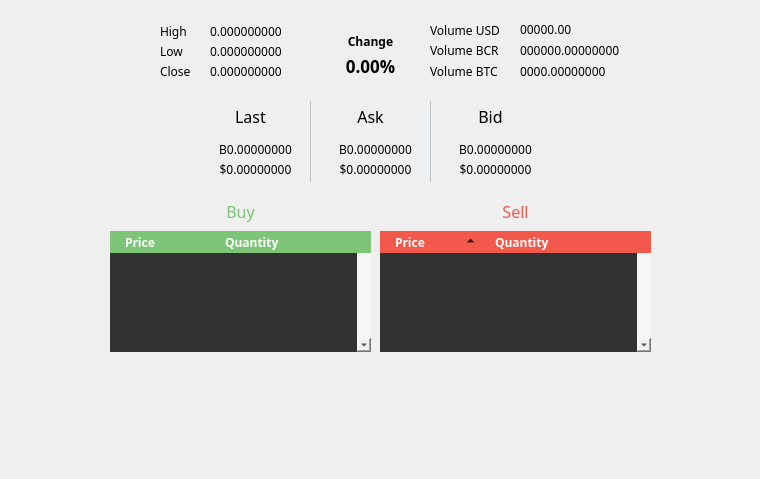
       <widget class="QWidget" name="qWidgetBittrexMarketData">
        <property name="styleSheet">
         <string notr="true">border:none;</string>
        </property>
        <attribute name="icon">
         <iconset resource="../bitcredit.qrc">
          <normaloff>:/icons/export</normaloff>:/icons/export</iconset>
        </attribute>
        <attribute name="title">
         <string>Data</string>
        </attribute>
        <widget class="QWidget" name="qWidgetBittrexMain" native="true">
         <property name="geometry">
          <rect>
           <x>30</x>
           <y>-79</y>
           <width>721</width>
           <height>470</height>
          </rect>
         </property>
         <property name="font">
          <font>
           <family>Myriad Pro</family>
           <pointsize>-1</pointsize>
          </font>
         </property>
         <property name="styleSheet">
          <string notr="true">Font-family:Myriad Pro;font-size:12px;</string>
         </property>
         <widget class="QWidget" name="qWidgetBittrexAsk" native="true">
          <property name="geometry">
           <rect>
            <x>290</x>
            <y>180</y>
            <width>111</width>
            <height>81</height>
           </rect>
          </property>
          <property name="styleSheet">
           <string notr="true">border-right:1px solid #bdc3c7;</string>
          </property>
          <widget class="QLabel" name="lblBittrexAskHeader">
           <property name="geometry">
            <rect>
             <x>0</x>
             <y>0</y>
             <width>101</width>
             <height>31</height>
            </rect>
           </property>
           <property name="styleSheet">
            <string notr="true">border:none;</string>
           </property>
           <property name="text">
            <string>&lt;html&gt;&lt;head/&gt;&lt;body&gt;&lt;p align=&quot;center&quot;&gt;&lt;span style=&quot; font-size:12pt;&quot;&gt;Ask&lt;/span&gt;&lt;/p&gt;&lt;/body&gt;&lt;/html&gt;</string>
           </property>
          </widget>
          <widget class="QLabel" name="lblBittrexAskBtc">
           <property name="geometry">
            <rect>
             <x>10</x>
             <y>40</y>
             <width>91</width>
             <height>16</height>
            </rect>
           </property>
           <property name="styleSheet">
            <string notr="true">border:none;</string>
           </property>
           <property name="text">
            <string>B0.00000000</string>
           </property>
           <property name="alignment">
            <set>Qt::AlignCenter</set>
           </property>
          </widget>
          <widget class="QLabel" name="lblBittrexAskUsd">
           <property name="geometry">
            <rect>
             <x>10</x>
             <y>60</y>
             <width>91</width>
             <height>16</height>
            </rect>
           </property>
           <property name="styleSheet">
            <string notr="true">border:none;</string>
           </property>
           <property name="text">
            <string>$0.00000000</string>
           </property>
           <property name="alignment">
            <set>Qt::AlignCenter</set>
           </property>
          </widget>
         </widget>
         <widget class="QWidget" name="qWidgetBittrexBid" native="true">
          <property name="geometry">
           <rect>
            <x>410</x>
            <y>180</y>
            <width>111</width>
            <height>81</height>
           </rect>
          </property>
          <widget class="QLabel" name="lblBittrexBidHeader">
           <property name="geometry">
            <rect>
             <x>0</x>
             <y>0</y>
             <width>101</width>
             <height>31</height>
            </rect>
           </property>
           <property name="styleSheet">
            <string notr="true">border:none;</string>
           </property>
           <property name="text">
            <string>&lt;html&gt;&lt;head/&gt;&lt;body&gt;&lt;p align=&quot;center&quot;&gt;&lt;span style=&quot; font-size:12pt;&quot;&gt;Bid&lt;/span&gt;&lt;/p&gt;&lt;/body&gt;&lt;/html&gt;</string>
           </property>
          </widget>
          <widget class="QLabel" name="lblBittrexBidBtc">
           <property name="geometry">
            <rect>
             <x>10</x>
             <y>40</y>
             <width>91</width>
             <height>16</height>
            </rect>
           </property>
           <property name="text">
            <string>B0.00000000</string>
           </property>
           <property name="alignment">
            <set>Qt::AlignCenter</set>
           </property>
          </widget>
          <widget class="QLabel" name="lblBittrexBidUsd">
           <property name="geometry">
            <rect>
             <x>10</x>
             <y>60</y>
             <width>91</width>
             <height>16</height>
            </rect>
           </property>
           <property name="text">
            <string>$0.00000000</string>
           </property>
           <property name="alignment">
            <set>Qt::AlignCenter</set>
           </property>
          </widget>
         </widget>
         <widget class="QWidget" name="qWidgetBittrexLast" native="true">
          <property name="geometry">
           <rect>
            <x>170</x>
            <y>180</y>
            <width>111</width>
            <height>81</height>
           </rect>
          </property>
          <property name="styleSheet">
           <string notr="true">border-right:1px solid #bdc3c7;</string>
          </property>
          <widget class="QLabel" name="lblBittrexLastHeader">
           <property name="geometry">
            <rect>
             <x>0</x>
             <y>0</y>
             <width>101</width>
             <height>31</height>
            </rect>
           </property>
           <property name="styleSheet">
            <string notr="true">border:none;</string>
           </property>
           <property name="text">
            <string>&lt;html&gt;&lt;head/&gt;&lt;body&gt;&lt;p align=&quot;center&quot;&gt;&lt;span style=&quot; font-size:12pt;&quot;&gt;Last&lt;/span&gt;&lt;/p&gt;&lt;/body&gt;&lt;/html&gt;</string>
           </property>
          </widget>
          <widget class="QLabel" name="lblBittrexLastBtc">
           <property name="geometry">
            <rect>
             <x>10</x>
             <y>40</y>
             <width>91</width>
             <height>16</height>
            </rect>
           </property>
           <property name="styleSheet">
            <string notr="true">border:none;</string>
           </property>
           <property name="text">
            <string>B0.00000000</string>
           </property>
           <property name="alignment">
            <set>Qt::AlignCenter</set>
           </property>
          </widget>
          <widget class="QLabel" name="lblBittrexLastUsd">
           <property name="geometry">
            <rect>
             <x>10</x>
             <y>60</y>
             <width>91</width>
             <height>16</height>
            </rect>
           </property>
           <property name="styleSheet">
            <string notr="true">border:none;</string>
           </property>
           <property name="text">
            <string>$0.00000000</string>
           </property>
           <property name="alignment">
            <set>Qt::AlignCenter</set>
           </property>
          </widget>
         </widget>
         <widget class="QLabel" name="lblBittrexChangePerc">
          <property name="geometry">
           <rect>
            <x>280</x>
            <y>130</y>
            <width>121</width>
            <height>31</height>
           </rect>
          </property>
          <property name="styleSheet">
           <string notr="true">font-weight:600;font-size:17px;</string>
          </property>
          <property name="text">
           <string>&lt;html&gt;&lt;head/&gt;&lt;body&gt;&lt;p&gt;0.00%&lt;/p&gt;&lt;/body&gt;&lt;/html&gt;</string>
          </property>
          <property name="alignment">
           <set>Qt::AlignCenter</set>
          </property>
         </widget>
         <widget class="QLabel" name="lblBittrexSellHeader">
          <property name="geometry">
           <rect>
            <x>350</x>
            <y>270</y>
            <width>271</width>
            <height>41</height>
           </rect>
          </property>
          <property name="font">
           <font>
            <family>Myriad Pro</family>
            <pointsize>-1</pointsize>
           </font>
          </property>
          <property name="text">
           <string>&lt;html&gt;&lt;head/&gt;&lt;body&gt;&lt;p align=&quot;center&quot;&gt;&lt;span style=&quot; font-size:12pt; font-weight:400; color:#f2594b;&quot;&gt;Sell&lt;/span&gt;&lt;/p&gt;&lt;/body&gt;&lt;/html&gt;</string>
          </property>
         </widget>
         <widget class="QTreeWidget" name="qTreeWidgetBittrexSell">
          <property name="geometry">
           <rect>
            <x>350</x>
            <y>310</y>
            <width>271</width>
            <height>121</height>
           </rect>
          </property>
          <property name="autoFillBackground">
           <bool>true</bool>
          </property>
          <property name="styleSheet">
           <string notr="true"> QScrollBar:vertical
{
      background: QLinearGradient( x1: 0, y1: 0, x2: 1, y2: 0, stop: 0.0 #121212, stop: 0.2 #282828, stop: 1 #484848);
      width: 15px;
      margin: 16px 0 16px 0;
      border: 1px solid #222222;
}

QScrollBar::handle:vertical
{
      background: QLinearGradient( x1: 0, y1: 0, x2: 0, y2: 1, stop: 0 #ffa02f, stop: 0.5 #d7801a, stop: 1 #ffa02f);
      min-height: 20px;
      border-radius: 2px;
}

QScrollBar::add-line:vertical
{
      border: 1px solid #1b1b19;
      border-radius: 2px;
      background: QLinearGradient( x1: 0, y1: 0, x2: 0, y2: 1, stop: 0 #ffa02f, stop: 1 #d7801a);
      height: 14px;
      subcontrol-position: bottom;
      subcontrol-origin: margin;
}

QScrollBar::sub-line:vertical
{
      border: 1px solid #1b1b19;
      border-radius: 2px;
      background: QLinearGradient( x1: 0, y1: 0, x2: 0, y2: 1, stop: 0 #d7801a, stop: 1 #ffa02f);
      height: 14px;
      subcontrol-position: top;
      subcontrol-origin: margin;
}

QScrollBar::up-arrow:vertical, QScrollBar::down-arrow:vertical
{
      border: 1px solid black;
      width: 1px;
      height: 1px;
      background: white;
}


QScrollBar::add-page:vertical, QScrollBar::sub-page:vertical
{
      background: none;
}


QTreeWidget {background:#323232;}
 QHeaderView::section {
     background-color: #f2594b;
     padding-left: 15px;
     border: 0px;
	height:22px;
 }
</string>
          </property>
          <property name="verticalScrollBarPolicy">
           <enum>Qt::ScrollBarAlwaysOn</enum>
          </property>
          <property name="autoScrollMargin">
           <number>8</number>
          </property>
          <property name="indentation">
           <number>10</number>
          </property>
          <property name="sortingEnabled">
           <bool>true</bool>
          </property>
          <property name="animated">
           <bool>true</bool>
          </property>
          <attribute name="headerShowSortIndicator" stdset="0">
           <bool>true</bool>
          </attribute>
          <attribute name="headerStretchLastSection">
           <bool>true</bool>
          </attribute>
          <column>
           <property name="text">
            <string>Price</string>
           </property>
           <property name="font">
            <font>
             <family>Raavi</family>
             <pointsize>9</pointsize>
             <weight>75</weight>
             <italic>false</italic>
             <bold>true</bold>
             <stylestrategy>PreferAntialias</stylestrategy>
             <kerning>true</kerning>
            </font>
           </property>
           <property name="background">
            <color>
             <red>242</red>
             <green>89</green>
             <blue>75</blue>
            </color>
           </property>
           <property name="foreground">
            <brush brushstyle="SolidPattern">
             <color alpha="255">
              <red>255</red>
              <green>255</green>
              <blue>255</blue>
             </color>
            </brush>
           </property>
          </column>
          <column>
           <property name="text">
            <string>Quantity</string>
           </property>
           <property name="font">
            <font>
             <family>Raavi</family>
             <pointsize>9</pointsize>
             <weight>75</weight>
             <italic>false</italic>
             <bold>true</bold>
             <stylestrategy>PreferAntialias</stylestrategy>
             <kerning>true</kerning>
            </font>
           </property>
           <property name="background">
            <color>
             <red>242</red>
             <green>89</green>
             <blue>75</blue>
            </color>
           </property>
           <property name="foreground">
            <brush brushstyle="SolidPattern">
             <color alpha="255">
              <red>255</red>
              <green>255</green>
              <blue>255</blue>
             </color>
            </brush>
           </property>
          </column>
         </widget>
         <widget class="QLabel" name="lblBittrexVolumeScHeader">
          <property name="geometry">
           <rect>
            <x>400</x>
            <y>120</y>
            <width>81</width>
            <height>20</height>
           </rect>
          </property>
          <property name="text">
           <string>&lt;html&gt;&lt;head/&gt;&lt;body&gt;&lt;p&gt;Volume BCR&lt;/p&gt;&lt;/body&gt;&lt;/html&gt;</string>
          </property>
         </widget>
         <widget class="QLabel" name="lblBittrexVolumeSc">
          <property name="geometry">
           <rect>
            <x>490</x>
            <y>119</y>
            <width>141</width>
            <height>21</height>
           </rect>
          </property>
          <property name="text">
           <string>000000.00000000</string>
          </property>
         </widget>
         <widget class="QLabel" name="lblBittrexVolumeBtcHeader">
          <property name="geometry">
           <rect>
            <x>400</x>
            <y>142</y>
            <width>81</width>
            <height>16</height>
           </rect>
          </property>
          <property name="text">
           <string>&lt;html&gt;&lt;head/&gt;&lt;body&gt;&lt;p&gt;Volume BTC&lt;/p&gt;&lt;/body&gt;&lt;/html&gt;</string>
          </property>
         </widget>
         <widget class="QLabel" name="lblBittrexVolumeBtc">
          <property name="geometry">
           <rect>
            <x>490</x>
            <y>140</y>
            <width>141</width>
            <height>21</height>
           </rect>
          </property>
          <property name="text">
           <string>0000.00000000</string>
          </property>
         </widget>
         <widget class="QLabel" name="lblBittrexVolumeUsdHeader">
          <property name="geometry">
           <rect>
            <x>400</x>
            <y>100</y>
            <width>81</width>
            <height>20</height>
           </rect>
          </property>
          <property name="text">
           <string>&lt;html&gt;&lt;head/&gt;&lt;body&gt;&lt;p&gt;Volume USD&lt;/p&gt;&lt;/body&gt;&lt;/html&gt;</string>
          </property>
         </widget>
         <widget class="QLabel" name="lblBittrexHigh">
          <property name="geometry">
           <rect>
            <x>130</x>
            <y>100</y>
            <width>41</width>
            <height>21</height>
           </rect>
          </property>
          <property name="text">
           <string>&lt;html&gt;&lt;head/&gt;&lt;body&gt;&lt;p&gt;High&lt;/p&gt;&lt;/body&gt;&lt;/html&gt;</string>
          </property>
         </widget>
         <widget class="QLabel" name="lblBittrexVolumeUsd">
          <property name="geometry">
           <rect>
            <x>490</x>
            <y>98</y>
            <width>141</width>
            <height>21</height>
           </rect>
          </property>
          <property name="text">
           <string>00000.00</string>
          </property>
         </widget>
         <widget class="QLabel" name="lblBittrexHighBtc">
          <property name="geometry">
           <rect>
            <x>180</x>
            <y>100</y>
            <width>91</width>
            <height>21</height>
           </rect>
          </property>
          <property name="text">
           <string>0.000000000</string>
          </property>
         </widget>
         <widget class="QLabel" name="lblBittrexLow">
          <property name="geometry">
           <rect>
            <x>130</x>
            <y>120</y>
            <width>41</width>
            <height>21</height>
           </rect>
          </property>
          <property name="text">
           <string>&lt;html&gt;&lt;head/&gt;&lt;body&gt;&lt;p&gt;Low&lt;/p&gt;&lt;/body&gt;&lt;/html&gt;</string>
          </property>
         </widget>
         <widget class="QLabel" name="lblBittrexLowBtc">
          <property name="geometry">
           <rect>
            <x>180</x>
            <y>120</y>
            <width>91</width>
            <height>21</height>
           </rect>
          </property>
          <property name="text">
           <string>0.000000000</string>
          </property>
         </widget>
         <widget class="QFrame" name="imgBittrexSell">
          <property name="enabled">
           <bool>true</bool>
          </property>
          <property name="geometry">
           <rect>
            <x>560</x>
            <y>310</y>
            <width>61</width>
            <height>22</height>
           </rect>
          </property>
          <property name="minimumSize">
           <size>
            <width>0</width>
            <height>22</height>
           </size>
          </property>
          <property name="maximumSize">
           <size>
            <width>16777215</width>
            <height>22</height>
           </size>
          </property>
          <property name="styleSheet">
           <string notr="true">background-color:#f2594b;</string>
          </property>
         </widget>
         <widget class="QLabel" name="lblBittrexBuyHeader">
          <property name="geometry">
           <rect>
            <x>80</x>
            <y>270</y>
            <width>261</width>
            <height>41</height>
           </rect>
          </property>
          <property name="font">
           <font>
            <family>Myriad Pro</family>
            <pointsize>-1</pointsize>
           </font>
          </property>
          <property name="text">
           <string>&lt;html&gt;&lt;head/&gt;&lt;body&gt;&lt;p align=&quot;center&quot;&gt;&lt;span style=&quot; font-size:12pt; font-weight:400; color:#7cc576;&quot;&gt;Buy&lt;/span&gt;&lt;/p&gt;&lt;/body&gt;&lt;/html&gt;</string>
          </property>
         </widget>
         <widget class="QFrame" name="imgBittrexBuy">
          <property name="geometry">
           <rect>
            <x>280</x>
            <y>310</y>
            <width>61</width>
            <height>22</height>
           </rect>
          </property>
          <property name="minimumSize">
           <size>
            <width>0</width>
            <height>22</height>
           </size>
          </property>
          <property name="maximumSize">
           <size>
            <width>16777215</width>
            <height>22</height>
           </size>
          </property>
          <property name="styleSheet">
           <string notr="true">background-color:#7cc576;</string>
          </property>
         </widget>
         <widget class="QTreeWidget" name="qTreeWidgetBittrexBuy">
          <property name="geometry">
           <rect>
            <x>80</x>
            <y>310</y>
            <width>261</width>
            <height>121</height>
           </rect>
          </property>
          <property name="styleSheet">
           <string notr="true">QScrollBar:vertical
{
      background: QLinearGradient( x1: 0, y1: 0, x2: 1, y2: 0, stop: 0.0 #121212, stop: 0.2 #282828, stop: 1 #484848);
      width: 15px;
      margin: 16px 0 16px 0;
      border: 1px solid #222222;
}

QScrollBar::handle:vertical
{
      background: QLinearGradient( x1: 0, y1: 0, x2: 0, y2: 1, stop: 0 #ffa02f, stop: 0.5 #d7801a, stop: 1 #ffa02f);
      min-height: 20px;
      border-radius: 2px;
}

QScrollBar::add-line:vertical
{
      border: 1px solid #1b1b19;
      border-radius: 2px;
      background: QLinearGradient( x1: 0, y1: 0, x2: 0, y2: 1, stop: 0 #ffa02f, stop: 1 #d7801a);
      height: 14px;
      subcontrol-position: bottom;
      subcontrol-origin: margin;
}

QScrollBar::sub-line:vertical
{
      border: 1px solid #1b1b19;
      border-radius: 2px;
      background: QLinearGradient( x1: 0, y1: 0, x2: 0, y2: 1, stop: 0 #d7801a, stop: 1 #ffa02f);
      height: 14px;
      subcontrol-position: top;
      subcontrol-origin: margin;
}

QScrollBar::up-arrow:vertical, QScrollBar::down-arrow:vertical
{
      border: 1px solid black;
      width: 1px;
      height: 1px;
      background: white;
}


QScrollBar::add-page:vertical, QScrollBar::sub-page:vertical
{
      background: none;
}


QTreeWidget {background:#323232;}
 QHeaderView::section {
     background-color: #7cc576;
     padding-left: 15px;
     border: 0px;
	height:22px;
 }
</string>
          </property>
          <property name="verticalScrollBarPolicy">
           <enum>Qt::ScrollBarAlwaysOn</enum>
          </property>
          <property name="indentation">
           <number>10</number>
          </property>
          <column>
           <property name="text">
            <string>Price</string>
           </property>
           <property name="font">
            <font>
             <family>Raavi</family>
             <weight>75</weight>
             <bold>true</bold>
            </font>
           </property>
           <property name="background">
            <color>
             <red>124</red>
             <green>197</green>
             <blue>118</blue>
            </color>
           </property>
           <property name="foreground">
            <brush brushstyle="SolidPattern">
             <color alpha="255">
              <red>255</red>
              <green>255</green>
              <blue>255</blue>
             </color>
            </brush>
           </property>
          </column>
          <column>
           <property name="text">
            <string>Quantity</string>
           </property>
           <property name="font">
            <font>
             <family>Raavi</family>
             <pointsize>9</pointsize>
             <weight>75</weight>
             <bold>true</bold>
            </font>
           </property>
           <property name="background">
            <color>
             <red>124</red>
             <green>197</green>
             <blue>118</blue>
            </color>
           </property>
           <property name="foreground">
            <brush brushstyle="SolidPattern">
             <color alpha="255">
              <red>255</red>
              <green>255</green>
              <blue>255</blue>
             </color>
            </brush>
           </property>
          </column>
         </widget>
         <widget class="QLabel" name="lblBittrexChange">
          <property name="geometry">
           <rect>
            <x>290</x>
            <y>110</y>
            <width>101</width>
            <height>21</height>
           </rect>
          </property>
          <property name="text">
           <string>&lt;html&gt;&lt;head/&gt;&lt;body&gt;&lt;p align=&quot;center&quot;&gt;&lt;span style=&quot; font-size:9pt; font-weight:600;&quot;&gt;Change&lt;/span&gt;&lt;/p&gt;&lt;/body&gt;&lt;/html&gt;</string>
          </property>
         </widget>
         <widget class="QLabel" name="lblBittrexCloseBtc">
          <property name="geometry">
           <rect>
            <x>180</x>
            <y>140</y>
            <width>91</width>
            <height>21</height>
           </rect>
          </property>
          <property name="text">
           <string>0.000000000</string>
          </property>
         </widget>
         <widget class="QLabel" name="lblBittrexClose">
          <property name="geometry">
           <rect>
            <x>130</x>
            <y>140</y>
            <width>41</width>
            <height>21</height>
           </rect>
          </property>
          <property name="text">
           <string>&lt;html&gt;&lt;head/&gt;&lt;body&gt;&lt;p&gt;Close&lt;/p&gt;&lt;/body&gt;&lt;/html&gt;</string>
          </property>
         </widget>
         <zorder>qWidgetBittrexAsk</zorder>
         <zorder>qWidgetBittrexBid</zorder>
         <zorder>qWidgetBittrexLast</zorder>
         <zorder>lblBittrexChangePerc</zorder>
         <zorder>lblBittrexSellHeader</zorder>
         <zorder>qTreeWidgetBittrexSell</zorder>
         <zorder>lblBittrexVolumeScHeader</zorder>
         <zorder>lblBittrexVolumeSc</zorder>
         <zorder>lblBittrexVolumeBtcHeader</zorder>
         <zorder>lblBittrexVolumeBtc</zorder>
         <zorder>lblBittrexVolumeUsdHeader</zorder>
         <zorder>lblBittrexHigh</zorder>
         <zorder>lblBittrexVolumeUsd</zorder>
         <zorder>lblBittrexHighBtc</zorder>
         <zorder>lblBittrexLow</zorder>
         <zorder>lblBittrexLowBtc</zorder>
         <zorder>lblBittrexBuyHeader</zorder>
         <zorder>qTreeWidgetBittrexBuy</zorder>
         <zorder>lblBittrexChange</zorder>
         <zorder>imgBittrexSell</zorder>
         <zorder>imgBittrexBuy</zorder>
         <zorder>lblBittrexCloseBtc</zorder>
         <zorder>lblBittrexClose</zorder>
        </widget>
       </widget>
